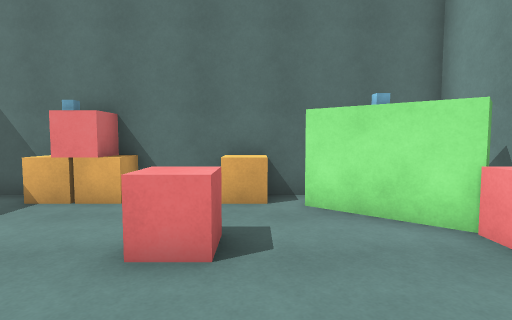
View 1 (above)

12 first-person views from a walk through a Unity game level. The camera is 1.4 m above the floor, tilts 4° down and sees 80° across. The floor is counted in squares, 1 m on a side. Each view is taken from the middle of a square. On the plan, view 1 faces up. The plan holds only what a view shows up to about 14 squares ahead; the rest is blank. The player is left out. Surface patterns are stand-ins for the level's own textures.

View 2
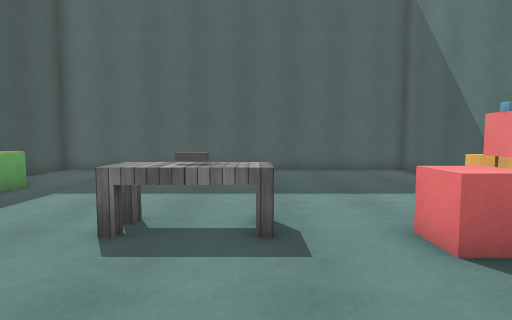

View 3
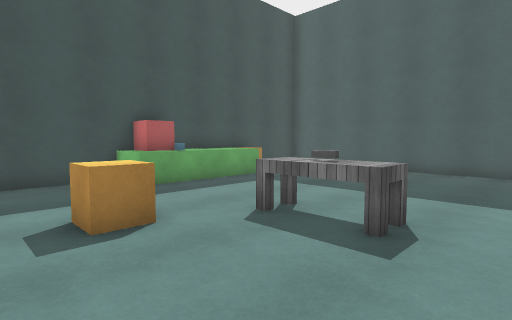

View 4
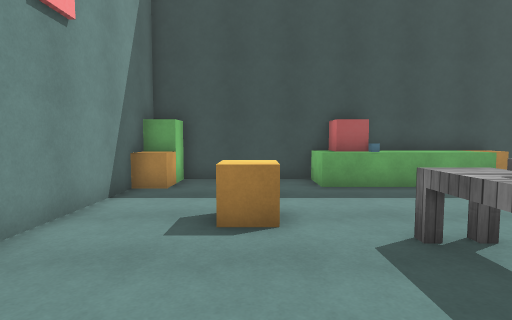

View 5
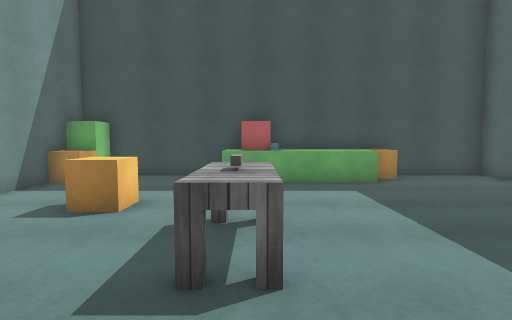

View 6
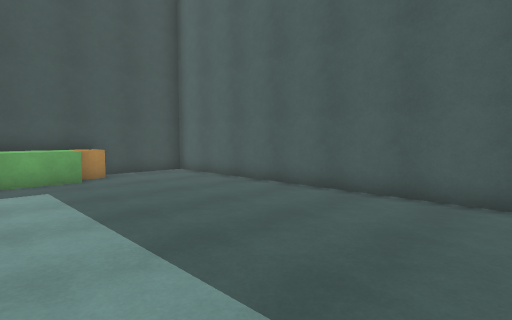

View 7
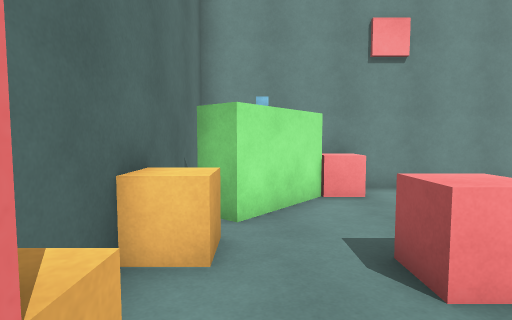

View 8
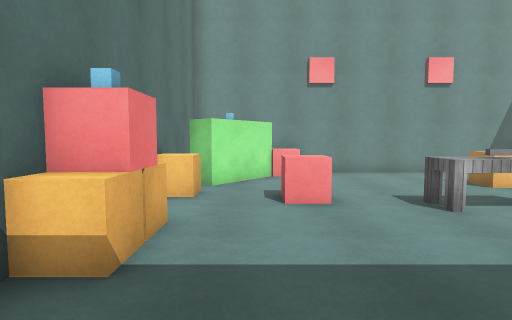

View 9
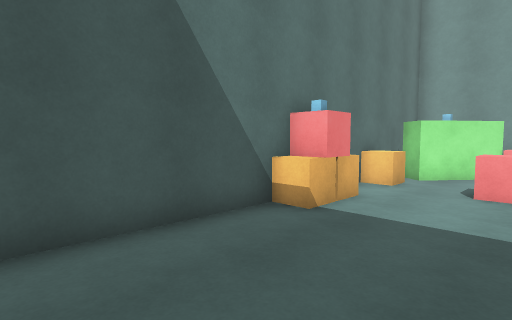

View 10
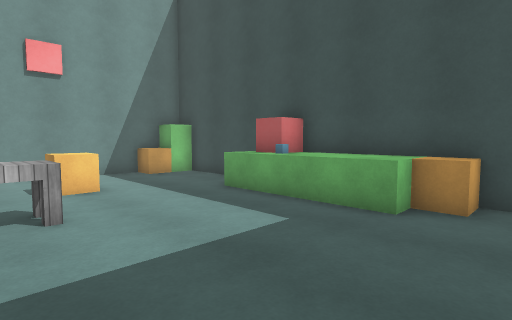

View 11
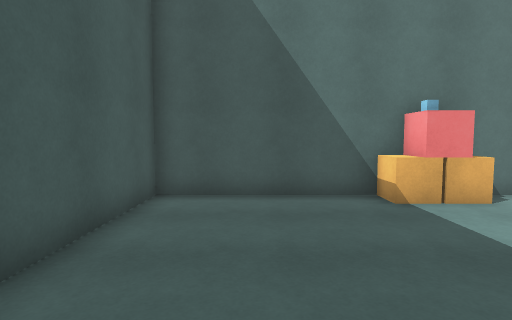

View 12
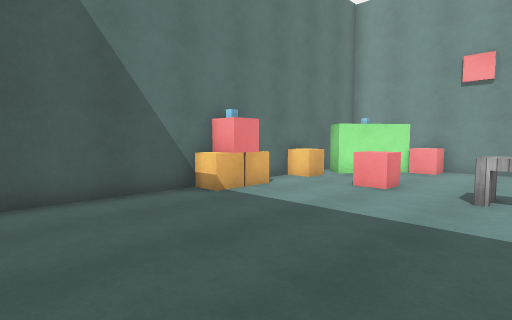

### Floor plan
Points are (right, up) in squares from view 1. A wall is a line through its corners. A room is listed if a view was taken in it or the views show most of it. See-through windows are left out.
Room 1 (views 1, 2, 3, 4, 5, 6, 7, 8, 9, 10, 11, 12)
walls: (4, 5.2) (3.3, 4.4) (1, 6.3) (1.7, 7.1); (4.5, -6.6) (4.5, 5.9); (3.9, 7.5) (-10.5, 7.5) (-10.5, -7.5) (3.5, -7.5)
low walls: (-1.6, -5.7) (-0.9, -5.7) (-0.9, -7.5); (-5.9, -6.5) (-5.9, -5.7) (-3.4, -5.7)
objects: orange cube (-7, -7) to (-6, -7); orange cube (-5, 7) to (-4, 7); other object (-3, -6); orange cube (-3, 7); red cube (-2, -7) to (-2, -6); table (-2, -1) to (-1, 1); red cube (-1, 4); orange cube (-1, 7) to (0, 7); orange cube (1, -3) to (1, -2); red cube (3, 4) to (4, 4); green block (4, -7); orange cube (4, -6)

Positions as (right, up) in squares from view 1, and headings:
1: (0, 0), facing up
2: (3, 1), facing left
3: (3, 3), facing down-left
4: (1, 3), facing down
5: (-2, 4), facing down
6: (-3, 5), facing down-left
7: (-4, 6), facing right
8: (-8, 5), facing right
9: (-10, 3), facing up-right
10: (-8, 0), facing down-right
11: (-8, 0), facing up
12: (-10, 0), facing up-right
